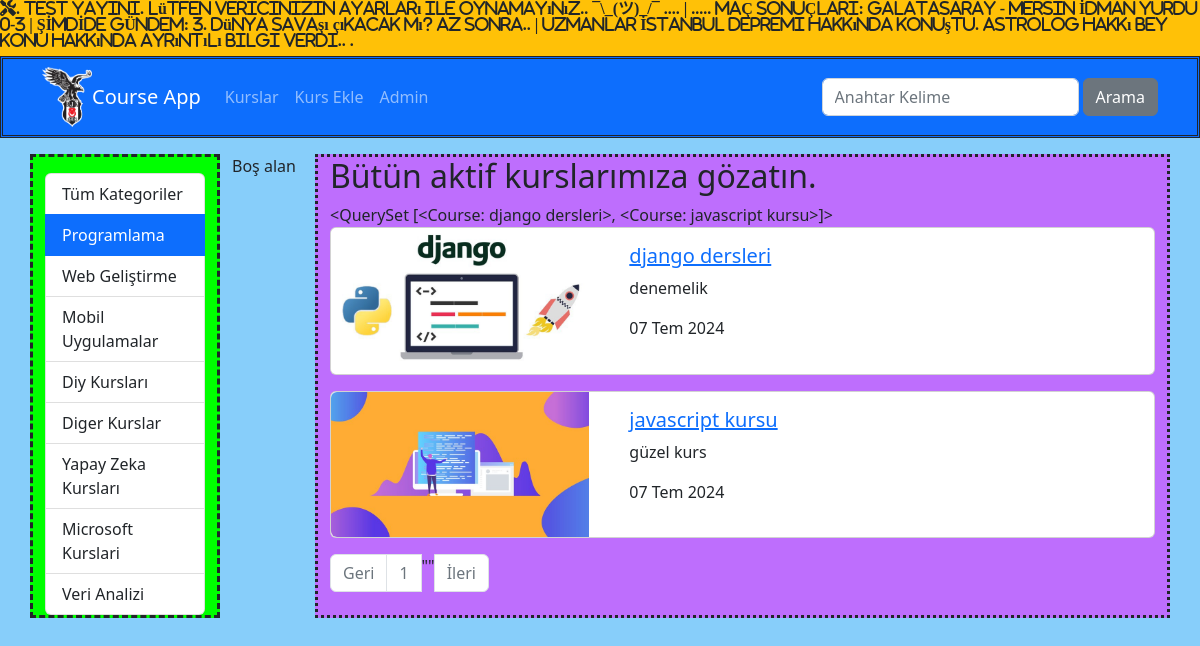
The app's page /kurslar/kategori/programlama, older data.
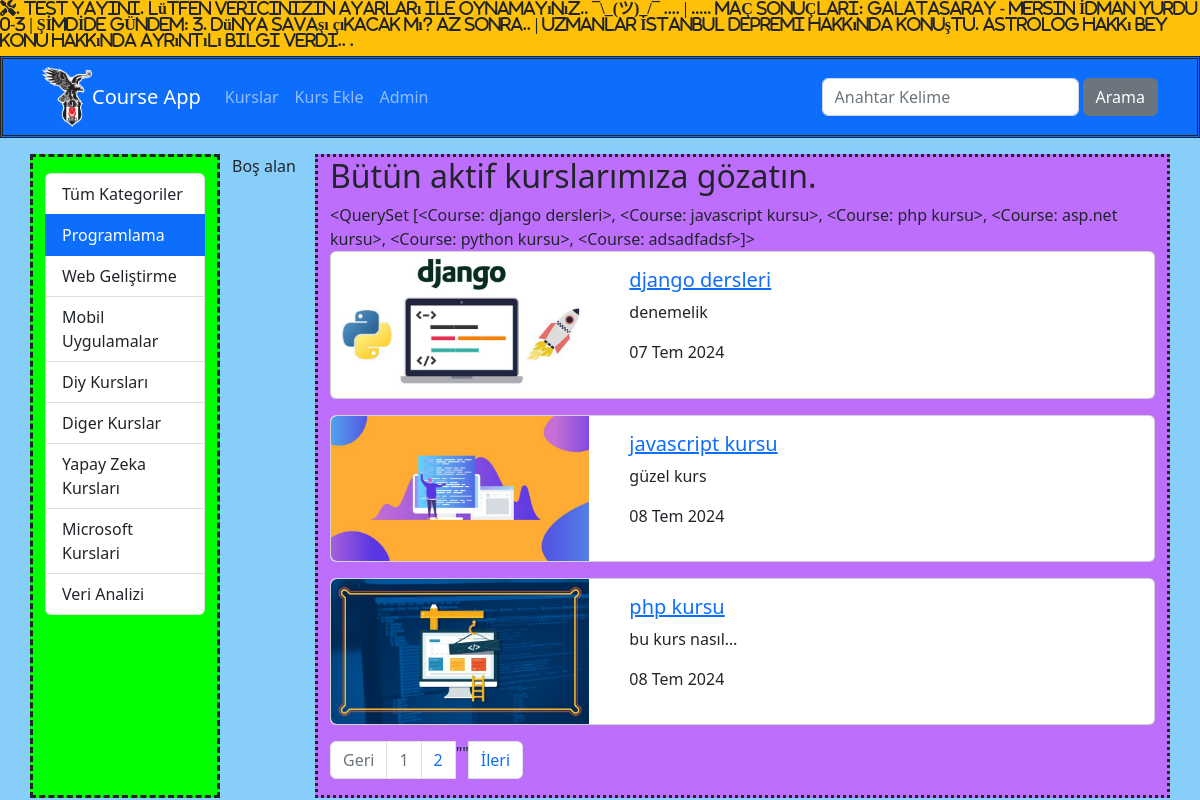
The same page, newer data.
### courses/models.py (models this page shows, shortened)
class Category(models.Model):
    name = models.CharField( max_length=50)
    slug = models.SlugField(default= "", null=False, unique=True, db_index = True, max_length=50)

class Course(models.Model):
    title = models.CharField(max_length=50)
    description = models.TextField()
    imageUrl = models.CharField(max_length=50, blank=False)
    date = models.DateField(auto_now=True)
    isActive = models.BooleanField(default=False)
    isHome = models.BooleanField(default = False)
    slug = models.SlugField(default = "", null=False, blank=True,  unique=True, db_index=True)
    categories = models.ManyToManyField(Category,)
    def __str__(self):
        return f"{self.title}"

### courses/views.py (the view)
# urls.py: path('kategori/<slug:slug>', views.getCoursesByCategory, name='courses_by_category'),
def getCoursesByCategory(request, slug):
    kurslar  = Course.objects.filter( categories__slug= slug, isActive = True).order_by("date")#category__slug = slug,
    kategoriler = Category.objects.all()
    paginator = Paginator(kurslar, 3) #filtrelenmiş kursları her sayfada 5'er adet göster
    page = request.GET.get('page', 1) #query'den gelen page number'ı kullan
    page_obj = paginator.page(page) #page e düşen kursları pageob'e at
    print(page_obj.paginator.count) #toplam ürün sayısı
    print(page_obj.paginator.num_pages) # toplam sayfa sayısı
    return render(request, 'courses/list.html', {
        'categories': kategoriler,
        'courses': kurslar,
        'page_obj': page_obj,
        'seciliKategori': slug
    })

### courses/templates/courses/list.html (shortened to what this page needs)
{% extends "layout.html" %}
{% load static %}
{% block css_files %}
        <link rel="stylesheet" href="{%static 'courses/css/style.css'%}">
{% endblock  %}
{% block content %}
        <div class="container mt-3"  >
                <div class="row">
                    <div class="col-2" style="border:dashed; background-color:Lime  ">
                    {% include 'courses/partials/_categories.html' %}
                       </div>
                <div class="col-1" style="">
                                Boş alan
                </div>
                <div class="col-9" style="border:dotted; background:#BE6EFD">
                <h2>Bütün aktif kurslarımıza gözatın. </h2>
                        {{page_obj.paginator.object_list}}
                        {% for course  in page_obj.object_list %}
                                         {% include 'courses/partials/_course.html' %}
                        {% endfor %}
                        {% include "courses/partials/_pagination.html" %}
                        </div>
                </div>
        </div>
{% endblock  %}

### courses/templates/courses/partials/_categories.html
<div class="list-group mt-3">
    <a href="/kurslar"     class="list-group-item list-group-item-action"> Tüm Kategoriler </a>
    {% for  category in categories %}
    <a href="{% url "courses_by_category" category.slug%}"     class="list-group-item list-group-item-action {% if seciliKategori == category.slug %}active{% endif %}">{{category.name|title}}</a>
    {% endfor %}
</div>

### courses/templates/courses/partials/_course.html
 {% load static %}
<div class="card mb-3">
    <div class="row">
        <div class="col-4">
            <img
                class="img-fluid rounded-start"
                src="{% static 'courses/img/'|add:course.imageUrl %}"
                alt="course.title"
            />
        </div>
        <div class="col-8">
            <div class="card-body">
                <h5 class="card-title"> <a href="{% url "course_details" course.id %}">{{course.title }}</a></h5>
                <p class="card-text">{{course.description|truncatechars:15}}</p>
                <p>{{course.date|date:'SHORT_DATE_FORMAT'}}</p>
            </div>
        </div>
    </div>
</div>

Row changes from the older to the newer data that the page shows:
computed for Course "django dersleri": paginator.object_list "<QuerySet [<Course: django dersleri>, <Course: javascript kursu>]>" → "<QuerySet [<Course: django dersleri>, <Course: javascript kursu>, <Course: php kursu>, <Course: asp.net kursu>, <Course: python kursu>, <Course: adsadfadsf>]>"
changed Course "javascript kursu": date "07 Tem 2024" → "08 Tem 2024"
now on this page (row edited): Course: imageUrl (picture), title "php kursu", description "bu kurs nasıl…", date "08 Tem 2024"
Text that changed along with them:
new list line: "2"
